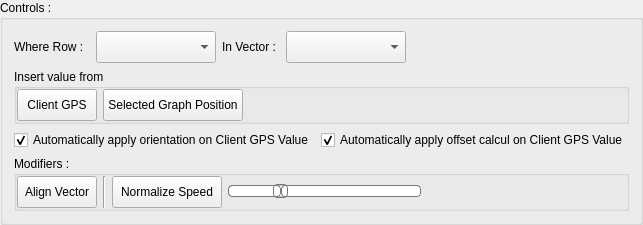
         <widget class="QGroupBox" name="groupBox_6">
          <property name="title">
           <string>Controls : </string>
          </property>
          <layout class="QVBoxLayout" name="verticalLayout_12">
           <item>
            <layout class="QHBoxLayout" name="horizontalLayout">
             <property name="topMargin">
              <number>0</number>
             </property>
             <item>
              <widget class="QLabel" name="label_6">
               <property name="text">
                <string>Where Row :  </string>
               </property>
              </widget>
             </item>
             <item>
              <widget class="QComboBox" name="rowList">
               <property name="minimumSize">
                <size>
                 <width>120</width>
                 <height>32</height>
                </size>
               </property>
               <property name="maximumSize">
                <size>
                 <width>120</width>
                 <height>32</height>
                </size>
               </property>
              </widget>
             </item>
             <item>
              <widget class="QLabel" name="label_7">
               <property name="text">
                <string>In Vector : </string>
               </property>
              </widget>
             </item>
             <item>
              <widget class="QComboBox" name="vectorList">
               <property name="minimumSize">
                <size>
                 <width>120</width>
                 <height>32</height>
                </size>
               </property>
               <property name="maximumSize">
                <size>
                 <width>120</width>
                 <height>32</height>
                </size>
               </property>
              </widget>
             </item>
             <item>
              <spacer name="horizontalSpacer_12">
               <property name="orientation">
                <enum>Qt::Horizontal</enum>
               </property>
               <property name="sizeHint" stdset="0">
                <size>
                 <width>40</width>
                 <height>20</height>
                </size>
               </property>
              </spacer>
             </item>
            </layout>
           </item>
           <item>
            <widget class="QGroupBox" name="groupBox_7">
             <property name="title">
              <string>Insert value from</string>
             </property>
             <layout class="QHBoxLayout" name="horizontalLayout_15">
              <property name="leftMargin">
               <number>0</number>
              </property>
              <property name="topMargin">
               <number>0</number>
              </property>
              <property name="rightMargin">
               <number>0</number>
              </property>
              <property name="bottomMargin">
               <number>0</number>
              </property>
              <item>
               <widget class="QPushButton" name="clientPosition">
                <property name="minimumSize">
                 <size>
                  <width>80</width>
                  <height>32</height>
                 </size>
                </property>
                <property name="maximumSize">
                 <size>
                  <width>80</width>
                  <height>32</height>
                 </size>
                </property>
                <property name="text">
                 <string>Client GPS</string>
                </property>
               </widget>
              </item>
              <item>
               <widget class="QPushButton" name="selectedPosition">
                <property name="minimumSize">
                 <size>
                  <width>140</width>
                  <height>32</height>
                 </size>
                </property>
                <property name="maximumSize">
                 <size>
                  <width>140</width>
                  <height>32</height>
                 </size>
                </property>
                <property name="text">
                 <string>Selected Graph Position</string>
                </property>
               </widget>
              </item>
              <item>
               <spacer name="horizontalSpacer">
                <property name="orientation">
                 <enum>Qt::Horizontal</enum>
                </property>
                <property name="sizeHint" stdset="0">
                 <size>
                  <width>40</width>
                  <height>20</height>
                 </size>
                </property>
               </spacer>
              </item>
             </layout>
            </widget>
           </item>
           <item>
            <layout class="QHBoxLayout" name="horizontalLayout_2">
             <property name="topMargin">
              <number>0</number>
             </property>
             <item>
              <widget class="QCheckBox" name="applyOrientationClient">
               <property name="text">
                <string>Automatically apply orientation on Client GPS Value</string>
               </property>
               <property name="checked">
                <bool>true</bool>
               </property>
              </widget>
             </item>
             <item>
              <widget class="QCheckBox" name="applyOffsetClient">
               <property name="text">
                <string>Automatically apply offset calcul on Client GPS Value</string>
               </property>
               <property name="checked">
                <bool>true</bool>
               </property>
              </widget>
             </item>
            </layout>
           </item>
           <item>
            <widget class="QGroupBox" name="groupBox_8">
             <property name="title">
              <string>Modifiers : </string>
             </property>
             <layout class="QHBoxLayout" name="horizontalLayout_9">
              <property name="leftMargin">
               <number>0</number>
              </property>
              <property name="topMargin">
               <number>0</number>
              </property>
              <property name="rightMargin">
               <number>0</number>
              </property>
              <property name="bottomMargin">
               <number>0</number>
              </property>
              <item>
               <widget class="QPushButton" name="alignVector">
                <property name="minimumSize">
                 <size>
                  <width>80</width>
                  <height>32</height>
                 </size>
                </property>
                <property name="maximumSize">
                 <size>
                  <width>80</width>
                  <height>32</height>
                 </size>
                </property>
                <property name="text">
                 <string>Align Vector</string>
                </property>
               </widget>
              </item>
              <item>
               <widget class="Line" name="line">
                <property name="orientation">
                 <enum>Qt::Vertical</enum>
                </property>
               </widget>
              </item>
              <item>
               <widget class="QPushButton" name="normalizeSpeed">
                <property name="minimumSize">
                 <size>
                  <width>110</width>
                  <height>32</height>
                 </size>
                </property>
                <property name="maximumSize">
                 <size>
                  <width>110</width>
                  <height>32</height>
                 </size>
                </property>
                <property name="text">
                 <string>Normalize Speed</string>
                </property>
               </widget>
              </item>
              <item>
               <widget class="QSlider" name="speedRatio">
                <property name="styleSheet">
                 <string notr="true">QSlider::groove:horizontal {
border: 1px solid #bbb;
background: white;
height: 10px;
border-radius: 4px;
}

QSlider::sub-page:horizontal {
background: qlineargradient(x1: 0, y1: 0,    x2: 0, y2: 1,
    stop: 0 #66e, stop: 1 #bbf);
background: qlineargradient(x1: 0, y1: 0.2, x2: 1, y2: 1,
    stop: 0 #bbf, stop: 1 #55f);
border: 1px solid #777;
height: 10px;
border-radius: 4px;
}

QSlider::add-page:horizontal {
background: #fff;
border: 1px solid #777;
height: 10px;
border-radius: 4px;
}

QSlider::handle:horizontal {
background: qlineargradient(x1:0, y1:0, x2:1, y2:1,
    stop:0 #eee, stop:1 #ccc);
border: 1px solid #777;
width: 13px;
margin-top: -2px;
margin-bottom: -2px;
border-radius: 4px;
}

QSlider::handle:horizontal:hover {
background: qlineargradient(x1:0, y1:0, x2:1, y2:1,
    stop:0 #fff, stop:1 #ddd);
border: 1px solid #444;
border-radius: 4px;
}

QSlider::sub-page:horizontal:disabled {
background: #bbb;
border-color: #999;
}

QSlider::add-page:horizontal:disabled {
background: #eee;
border-color: #999;
}

QSlider::handle:horizontal:disabled {
background: #eee;
border: 1px solid #aaa;
border-radius: 4px;
}</string>
                </property>
                <property name="maximum">
                 <number>100</number>
                </property>
                <property name="value">
                 <number>25</number>
                </property>
                <property name="orientation">
                 <enum>Qt::Horizontal</enum>
                </property>
               </widget>
              </item>
              <item>
               <widget class="QLabel" name="label_speedRatio">
                <property name="text">
                 <string/>
                </property>
               </widget>
              </item>
              <item>
               <spacer name="horizontalSpacer_16">
                <property name="orientation">
                 <enum>Qt::Horizontal</enum>
                </property>
                <property name="sizeHint" stdset="0">
                 <size>
                  <width>40</width>
                  <height>20</height>
                 </size>
                </property>
               </spacer>
              </item>
             </layout>
            </widget>
           </item>
          </layout>
         </widget>
